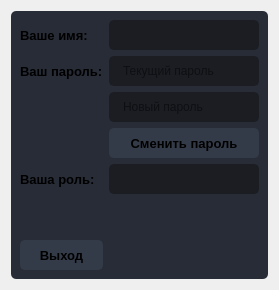
                  <widget class="QWidget" name="page_profile">
                   <layout class="QVBoxLayout" name="verticalLayout_6">
                    <item>
                     <widget class="QFrame" name="frame_1">
                      <property name="minimumSize">
                       <size>
                        <width>0</width>
                        <height>150</height>
                       </size>
                      </property>
                      <property name="styleSheet">
                       <string notr="true">background-color: rgb(39, 44, 54);
border-radius: 5px;</string>
                      </property>
                      <property name="frameShape">
                       <enum>QFrame::StyledPanel</enum>
                      </property>
                      <property name="frameShadow">
                       <enum>QFrame::Raised</enum>
                      </property>
                      <layout class="QVBoxLayout" name="verticalLayout_11">
                       <item>
                        <layout class="QGridLayout" name="gridLayout_2">
                         <item row="1" column="2">
                          <widget class="QLineEdit" name="edit_profile_name">
                           <property name="minimumSize">
                            <size>
                             <width>0</width>
                             <height>30</height>
                            </size>
                           </property>
                           <property name="font">
                            <font>
                             <family>Segoe UI</family>
                             <pointsize>10</pointsize>
                            </font>
                           </property>
                           <property name="styleSheet">
                            <string notr="true">QLineEdit {
	background-color: rgb(27, 29, 35);
	border-radius: 5px;
	border: 2px solid rgb(27, 29, 35);
	padding-left: 10px;
}
QLineEdit:hover {
	border: 2px solid rgb(64, 71, 88);
}
QLineEdit:focus {
	border: 2px solid rgb(91, 101, 124);
}</string>
                           </property>
                           <property name="readOnly">
                            <bool>true</bool>
                           </property>
                           <property name="placeholderText">
                            <string/>
                           </property>
                          </widget>
                         </item>
                         <item row="4" column="2">
                          <widget class="QPushButton" name="btn_profile_resetPass">
                           <property name="minimumSize">
                            <size>
                             <width>150</width>
                             <height>30</height>
                            </size>
                           </property>
                           <property name="font">
                            <font>
                             <family>Segoe UI</family>
                             <pointsize>10</pointsize>
                             <weight>75</weight>
                             <bold>true</bold>
                            </font>
                           </property>
                           <property name="styleSheet">
                            <string notr="true">QPushButton {
	border: 2px solid rgb(52, 59, 72);
	border-radius: 5px;	
	background-color: rgb(52, 59, 72);
}
QPushButton:hover {
	background-color: rgb(57, 65, 80);
	border: 2px solid rgb(61, 70, 86);
}
QPushButton:pressed {	
	background-color: rgb(35, 40, 49);
	border: 2px solid rgb(43, 50, 61);
}</string>
                           </property>
                           <property name="text">
                            <string>Сменить пароль</string>
                           </property>
                          </widget>
                         </item>
                         <item row="1" column="0">
                          <widget class="QLabel" name="label_profile_name">
                           <property name="font">
                            <font>
                             <family>Segoe UI</family>
                             <pointsize>10</pointsize>
                             <weight>75</weight>
                             <bold>true</bold>
                            </font>
                           </property>
                           <property name="styleSheet">
                            <string notr="true">background: transparent;
</string>
                           </property>
                           <property name="text">
                            <string>Ваше имя:</string>
                           </property>
                          </widget>
                         </item>
                         <item row="5" column="0">
                          <widget class="QLabel" name="label_profile_role">
                           <property name="font">
                            <font>
                             <family>Segoe UI</family>
                             <pointsize>10</pointsize>
                             <weight>75</weight>
                             <bold>true</bold>
                            </font>
                           </property>
                           <property name="styleSheet">
                            <string notr="true">background: transparent;
</string>
                           </property>
                           <property name="text">
                            <string>Ваша роль:</string>
                           </property>
                          </widget>
                         </item>
                         <item row="2" column="2">
                          <widget class="QLineEdit" name="edit_profile_pass">
                           <property name="minimumSize">
                            <size>
                             <width>0</width>
                             <height>30</height>
                            </size>
                           </property>
                           <property name="styleSheet">
                            <string notr="true">QLineEdit {
	background-color: rgb(27, 29, 35);
	border-radius: 5px;
	border: 2px solid rgb(27, 29, 35);
	padding-left: 10px;
}
QLineEdit:hover {
	border: 2px solid rgb(64, 71, 88);
}
QLineEdit:focus {
	border: 2px solid rgb(91, 101, 124);
}</string>
                           </property>
                           <property name="echoMode">
                            <enum>QLineEdit::Password</enum>
                           </property>
                           <property name="placeholderText">
                            <string>Текущий пароль</string>
                           </property>
                          </widget>
                         </item>
                         <item row="3" column="2">
                          <widget class="QLineEdit" name="edit_profile_newPass">
                           <property name="minimumSize">
                            <size>
                             <width>0</width>
                             <height>30</height>
                            </size>
                           </property>
                           <property name="styleSheet">
                            <string notr="true">QLineEdit {
	background-color: rgb(27, 29, 35);
	border-radius: 5px;
	border: 2px solid rgb(27, 29, 35);
	padding-left: 10px;
}
QLineEdit:hover {
	border: 2px solid rgb(64, 71, 88);
}
QLineEdit:focus {
	border: 2px solid rgb(91, 101, 124);
}</string>
                           </property>
                           <property name="echoMode">
                            <enum>QLineEdit::Password</enum>
                           </property>
                           <property name="placeholderText">
                            <string>Новый пароль</string>
                           </property>
                          </widget>
                         </item>
                         <item row="7" column="0">
                          <spacer name="verticalSpacer">
                           <property name="orientation">
                            <enum>Qt::Vertical</enum>
                           </property>
                           <property name="sizeHint" stdset="0">
                            <size>
                             <width>20</width>
                             <height>40</height>
                            </size>
                           </property>
                          </spacer>
                         </item>
                         <item row="5" column="2">
                          <widget class="QLineEdit" name="edit_profile_role">
                           <property name="minimumSize">
                            <size>
                             <width>0</width>
                             <height>30</height>
                            </size>
                           </property>
                           <property name="styleSheet">
                            <string notr="true">QLineEdit {
	background-color: rgb(27, 29, 35);
	border-radius: 5px;
	border: 2px solid rgb(27, 29, 35);
	padding-left: 10px;
}
QLineEdit:hover {
	border: 2px solid rgb(64, 71, 88);
}
QLineEdit:focus {
	border: 2px solid rgb(91, 101, 124);
}</string>
                           </property>
                           <property name="readOnly">
                            <bool>true</bool>
                           </property>
                           <property name="placeholderText">
                            <string/>
                           </property>
                          </widget>
                         </item>
                         <item row="2" column="0">
                          <widget class="QLabel" name="label_profile_pass">
                           <property name="font">
                            <font>
                             <family>Segoe UI</family>
                             <pointsize>10</pointsize>
                             <weight>75</weight>
                             <bold>true</bold>
                            </font>
                           </property>
                           <property name="styleSheet">
                            <string notr="true">background: transparent;
</string>
                           </property>
                           <property name="text">
                            <string>Ваш пароль:</string>
                           </property>
                          </widget>
                         </item>
                         <item row="8" column="0">
                          <widget class="QPushButton" name="btn_profile_exit">
                           <property name="minimumSize">
                            <size>
                             <width>50</width>
                             <height>30</height>
                            </size>
                           </property>
                           <property name="font">
                            <font>
                             <family>Segoe UI</family>
                             <pointsize>10</pointsize>
                             <weight>75</weight>
                             <bold>true</bold>
                            </font>
                           </property>
                           <property name="styleSheet">
                            <string notr="true">QPushButton {
	border: 2px solid rgb(52, 59, 72);
	border-radius: 5px;	
	background-color: rgb(52, 59, 72);
}
QPushButton:hover {
	background-color: rgb(57, 65, 80);
	border: 2px solid rgb(61, 70, 86);
}
QPushButton:pressed {	
	background-color: rgb(35, 40, 49);
	border: 2px solid rgb(43, 50, 61);
}</string>
                           </property>
                           <property name="text">
                            <string>Выход</string>
                           </property>
                          </widget>
                         </item>
                        </layout>
                       </item>
                      </layout>
                     </widget>
                    </item>
                   </layout>
                  </widget>
